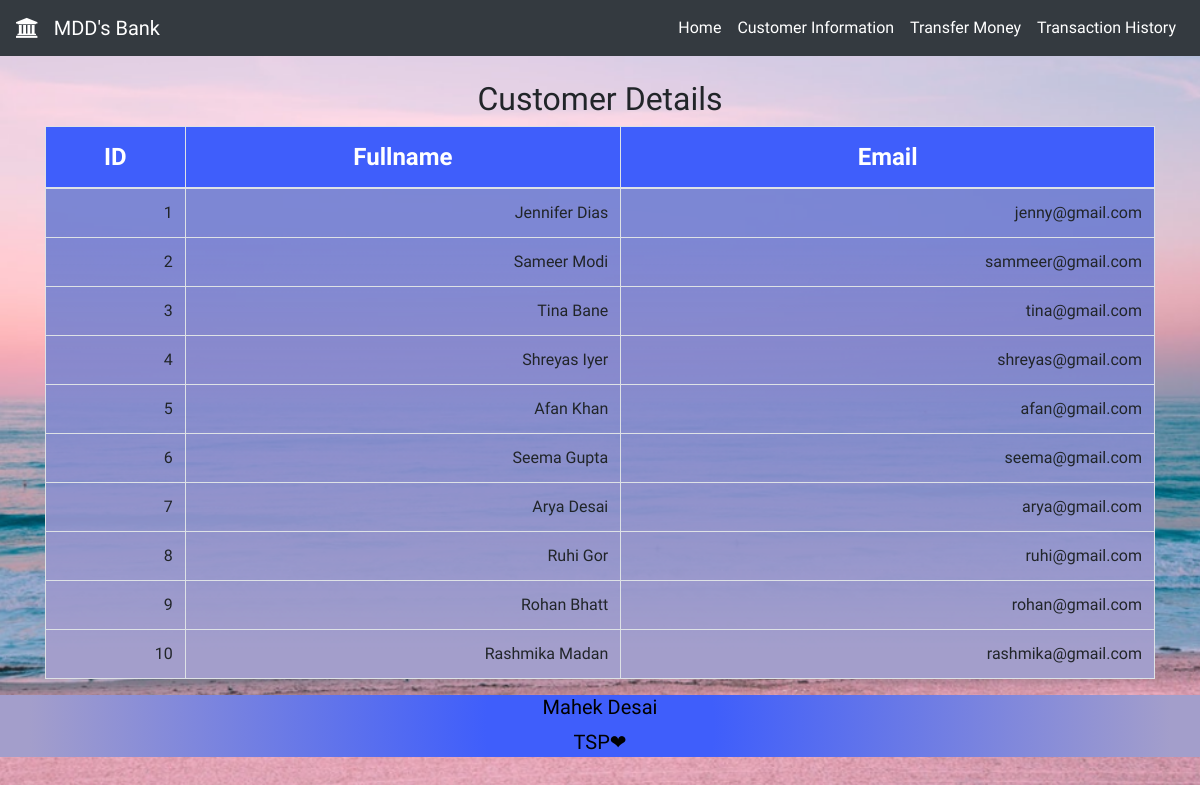
The app's page /userinfo.php with its own data.
### tables this page shows
CREATE TABLE `customer` (
  `ID` int NOT NULL,
  `Name` varchar(255) NOT NULL,
  `Email` varchar(255) NOT NULL,
  `Balance` double NOT NULL
);

### userinfo.php (the view, shortened to what this page needs)
<!DOCTYPE html>
<html lang="en">
<head>
    <link rel="stylesheet" href="style.css">
    <link rel="stylesheet" href="https://maxcdn.bootstrapcdn.com/bootstrap/4.5.2/css/bootstrap.min.css">
    <link rel="stylesheet" href="https://cdnjs.cloudflare.com/ajax/libs/font-awesome/4.7.0/css/font-awesome.min.css">
</head>
<body class="back">
    <nav class="navbar navbar-expand-lg navbar-dark bg-dark">
    <a class="navbar-brand" href="home.php"><i class="fa fa-university" aria-hidden="true"></i>
        &nbsp;  MDD's Bank</a>
        <div class="collapse navbar-collapse" id="navbarSupportedContent">
            <ul class="navbar-nav ml-auto">
                <li class="nav-item active">
                    <a class="nav-link" href="index.php">Home</a>
                </li>
                <li class="nav-item active">
                    <a class="nav-link" href="cust.php">Customer Information</a>
                </li>
                <li class="nav-item active">
                    <a class="nav-link" href="transfer.php">Transfer Money</a>
                </li>
                <li class="nav-item active">
                    <a class="nav-link" href="transferhist.php">Transaction History</a>
                </li>
            </ul>
        </div>
    </nav><br>
    <h2 style="text-align: center;">Customer Details</h2>
    <section class="container">
        <table class="table table-bordered table-hover">
            <thead>
                <tr>
                    <th>ID</th>
                    <th>Fullname</th>
                    <th>Email</th>
                </tr>
            </thead>
            <?php
            include("info.php");
            $results = mysqli_query($conn, "SELECT * FROM `customer`");
            while ($row = mysqli_fetch_array($results)) {
                echo "<tr>";
                echo "<td>" . $row["ID"] . "</td>";
                echo "<td>" . $row["Name"] . "</td>";
                echo "<td>" . $row["Email"] . "</td>";
                echo "</tr>";
            }
            echo  "</table>";
            echo "</section>";
            ?>
            <footer>
                <h5>Mahek Desai</h5>
                <p>TSP❤</p>
            </footer>
</body>
</html>

### style.css (style rules this page uses)
* { font-family: 'Yusei Magic', sans-serif; }
footer { background: rgb(63, 94, 251); background: radial-gradient(circle, rgba(63, 94, 251, 1) 19%, rgba(163, 158, 203, 1) 95%); width: 100%; left: 0; text-align: center; font-size: 20px; color: #000000; bottom: 0; }
table { background: linear-gradient(rgba(99, 118, 209, 0.829) 19%, rgba(163, 158, 203, 1) 95%); margin: 0px auto; }
thead { color: #fff; text-align: center; font-size: 24px; background: rgb(63, 94, 251); }
td { font-weight: lighter; text-align: right; }
.back { background-image: url("images/bg.png"); background-repeat: no-repeat; background-size: cover; background-attachment: fixed; background-position: center center; }

### records on screen
customer: ID "1", Name "Jennifer Dias", Email "jenny@gmail.com"
customer: ID "2", Name "Sameer Modi", Email "sammeer@gmail.com"
customer: ID "3", Name "Tina Bane", Email "tina@gmail.com"
customer: ID "4", Name "Shreyas Iyer", Email "shreyas@gmail.com"
customer: ID "5", Name "Afan Khan", Email "afan@gmail.com"
customer: ID "6", Name "Seema Gupta", Email "seema@gmail.com"
customer: ID "7", Name "Arya Desai", Email "arya@gmail.com"
customer: ID "8", Name "Ruhi Gor", Email "ruhi@gmail.com"
customer: ID "9", Name "Rohan Bhatt", Email "rohan@gmail.com"
customer: ID "10", Name "Rashmika Madan", Email "rashmika@gmail.com"
